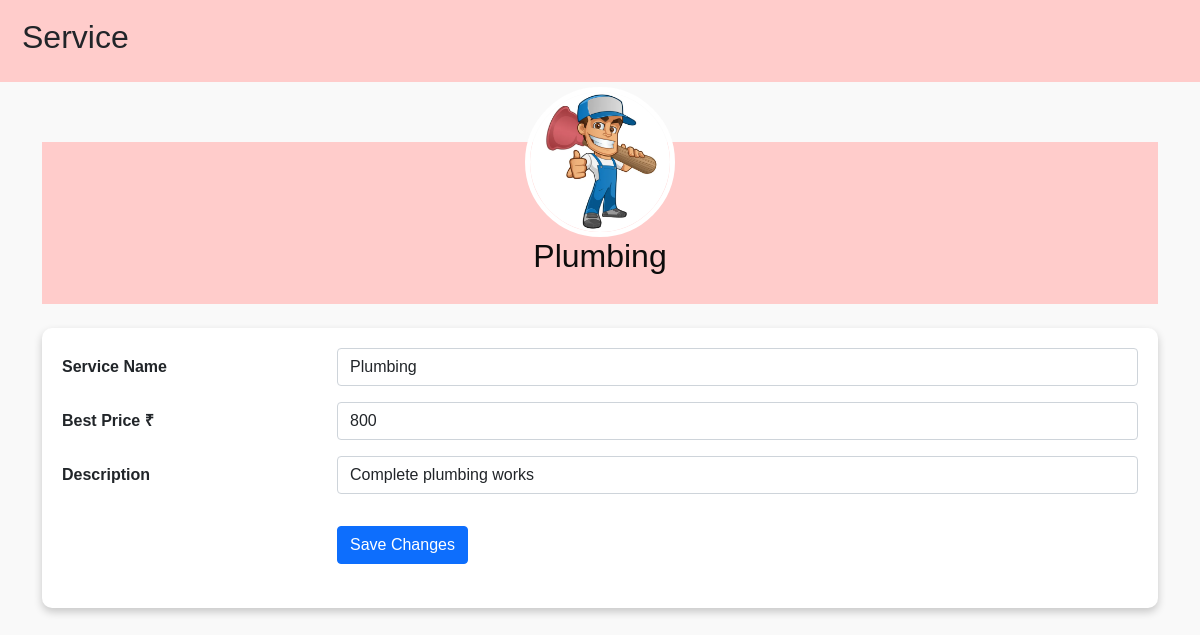
Before: /edit_service/2 with the older database file.
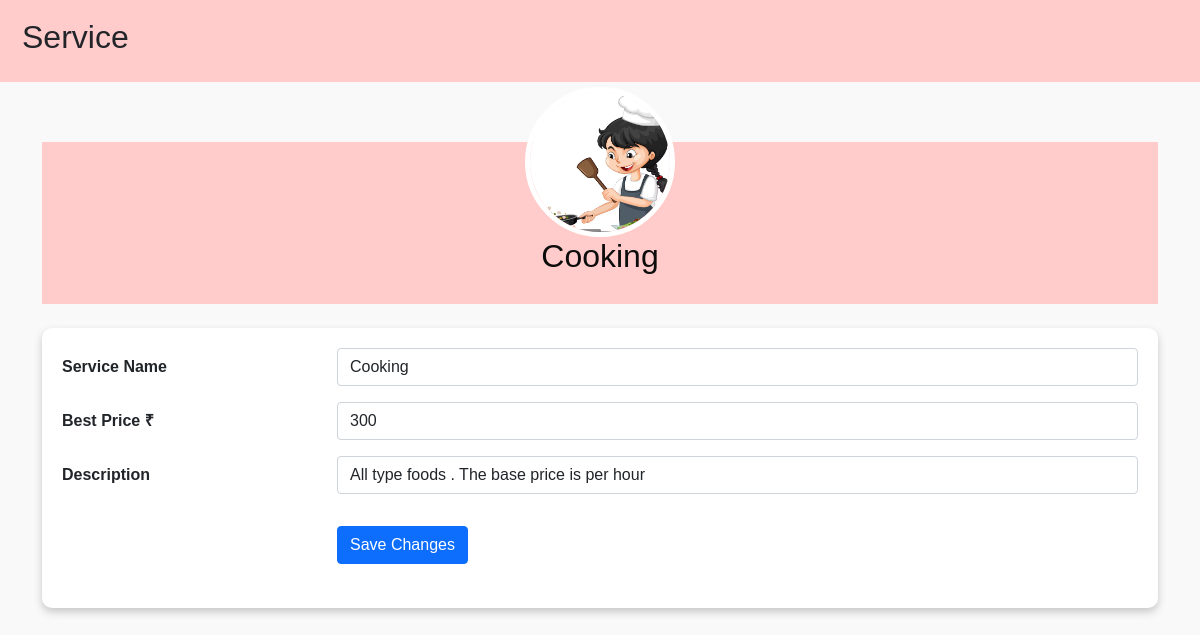
After: the same page with the newer database file.
### backend/models.py (models this page shows)
class Service(db.Model):
    __tablename__="service"
    id=db.Column(db.Integer,primary_key=True)
    name=db.Column(db.String,nullable=False)
    basic_price=db.Column(db.Integer,nullable=False)
    Description=db.Column(db.String,nullable=False)
    professionals=db.relationship("Professional_Info",cascade="all,delete",backref="service",lazy=True)
    service_requests=db.relationship("Service_Request",cascade="all,delete",backref="service",lazy=True)

### backend/controller.py (the view, shortened to what this page needs)
@app.route("/edit_service/<int:service_id>",methods=["GET","POST"])
def edit_service(service_id):
    service_obj=Service.query.get(service_id)
    return render_template("service_page.html",service=service_obj)

### templates/service_page.html (shortened to what this page needs)
<!DOCTYPE html>
<html lang="en">
    <head>
        <link href="https://cdn.jsdelivr.net/npm/bootstrap@5.0.2/dist/css/bootstrap.min.css" rel="stylesheet">
        <link rel="stylesheet" href="/static\styles\style.css">
        <link rel="stylesheet" href="/static\styles\profile.css">
    </head>
    <body>
        <div class="container-fluid" style="background-color: #ffcccb; padding: 10px;">
            <nav class="navbar navbar-expand-lg navbar-light w-100">
                <div class="container-fluid">
                    <h2>Service</h2>
                </div>
            </nav>
        </div>
        <div class="container">
            <div class="profile-header">
                <img src="/static\{{service.name}}.png" alt="Profile Picture" class="profile-img">
                <h2>{{service.name}} </h2>
            </div>
            <div class="profile-content mt-4">
                <form action="/edit_service/{{service.id}}" method="POST">
                    <div class="row mb-3">
                        <label for="name" class="col-sm-3 col-form-label" style="font-weight: bold;">Service Name</label>
                        <div class="col-sm-9">
                            <input type="text" class="form-control"  id="name" name="name" value="{{service.name}}">
                        </div>
                    </div>
                    <div class="row mb-3">
                        <label for="price" class="col-sm-3 col-form-label" style="font-weight: bold;">Best Price ₹</label>
                        <div class="col-sm-9">
                            <input type="text" class="form-control" id="price" name="price" value="{{service.basic_price}}">
                        </div>
                    </div>
                    <div class="row mb-3">
                        <label for="descrip" class="col-sm-3 col-form-label" style="font-weight: bold;">Description</label>
                        <div class="col-sm-9">
                            <input type="text" class="form-control" id="descrip" name="descrip" value="{{service.Description}}">
                        </div>
                    </div>
                    <div class="row">
                        <div class="col-sm-3"></div>
                        <div class="col-sm-9">
                            <button type="submit" class="btn btn-primary mt-3">Save Changes</button>
                        </div>
                    </div>
                </form><br>
            </div>
        </div>
    </body>
</html>

Changed rows visible on the page:
changed Service: name: a different picture; name "Plumbing" → "Cooking"; price "800" → "300"; descrip "Complete plumbing works" → "All type foods . The base price is per hour"
